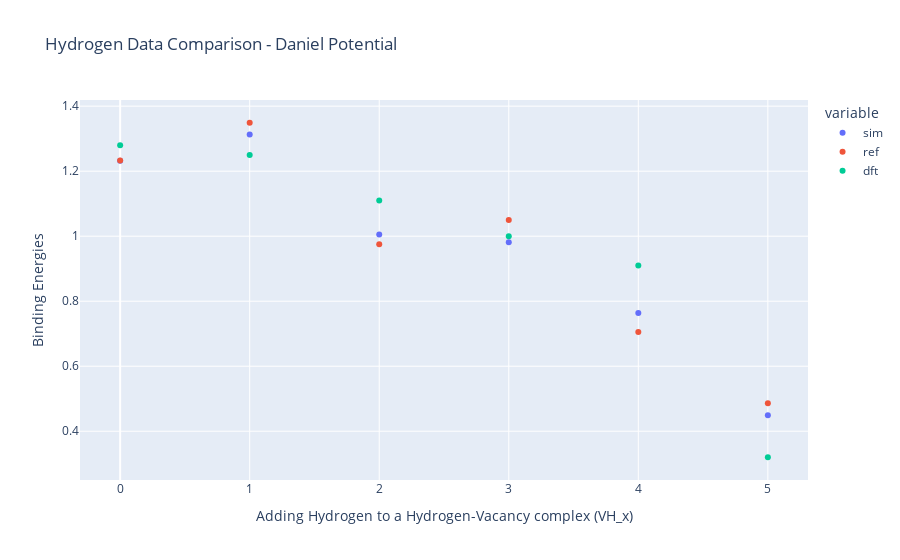

Source (notebook cell):
### Code cell
energy = np.array(data['V_1H_xHe_0 add H']['energy_opt_lst'])

perfect = data['V_0H_xHe_0 add H']['energy_opt_lst'][0]
h_int   = data['V_0H_xHe_0 add H']['energy_opt_lst'][1]
he_int  = data['V_0H_0He_x add He']['energy_opt_lst'][1]

binding = {}

binding['sim'] = -np.diff(energy) - perfect + h_int

binding['x'] = np.arange(0, len(energy)-1)

binding['ref'] = np.array([1.233, 1.349, 0.975, 1.050, 0.705, 0.486])

binding['dft'] = np.array([1.28, 1.25, 1.11, 1.00, 0.91, 0.32])

binding_df = pd.DataFrame(binding)

# Create a line plot using Plotly Express
fig = px.scatter(binding_df, x='x', y=['sim', 'ref', 'dft'],
              labels={'x': 'Adding Hydrogen to a Hydrogen-Vacancy complex (VH_x)', 'value': 'Binding Energies'},
              title='Hydrogen Data Comparison - Daniel Potential')

# Show the plot
fig.show()

### Figure 1 — Plotly figure (JSON) as saved in the notebook; plotly's stock layout.template omitted (floating-point values rounded to 4 significant figures)
{"data": [{"hovertemplate": "variable=sim<br>Adding Hydrogen to a Hydrogen-Vacancy complex (VH_x)=%{x}<br>Binding Energies=%{y}<extra></extra>", "legendgroup": "sim", "marker": {"color": "#636efa", "symbol": "circle"}, "mode": "markers", "name": "sim", "orientation": "v", "showlegend": true, "type": "scatter", "x": [0, 1, 2, 3, 4, 5], "xaxis": "x", "y": [1.232, 1.313, 1.005, 0.9815, 0.7637, 0.4495], "yaxis": "y"}, {"hovertemplate": "variable=ref<br>Adding Hydrogen to a Hydrogen-Vacancy complex (VH_x)=%{x}<br>Binding Energies=%{y}<extra></extra>", "legendgroup": "ref", "marker": {"color": "#EF553B", "symbol": "circle"}, "mode": "markers", "name": "ref", "orientation": "v", "showlegend": true, "type": "scatter", "x": [0, 1, 2, 3, 4, 5], "xaxis": "x", "y": [1.233, 1.349, 0.975, 1.05, 0.705, 0.486], "yaxis": "y"}, {"hovertemplate": "variable=dft<br>Adding Hydrogen to a Hydrogen-Vacancy complex (VH_x)=%{x}<br>Binding Energies=%{y}<extra></extra>", "legendgroup": "dft", "marker": {"color": "#00cc96", "symbol": "circle"}, "mode": "markers", "name": "dft", "orientation": "v", "showlegend": true, "type": "scatter", "x": [0, 1, 2, 3, 4, 5], "xaxis": "x", "y": [1.28, 1.25, 1.11, 1, 0.91, 0.32], "yaxis": "y"}], "layout": {"legend": {"title": {"text": "variable"}, "tracegroupgap": 0}, "title": {"text": "Hydrogen Data Comparison - Daniel Potential"}, "xaxis": {"anchor": "y", "domain": [0, 1], "title": {"text": "Adding Hydrogen to a Hydrogen-Vacancy complex (VH_x)"}}, "yaxis": {"anchor": "x", "domain": [0, 1], "title": {"text": "Binding Energies"}}}}
